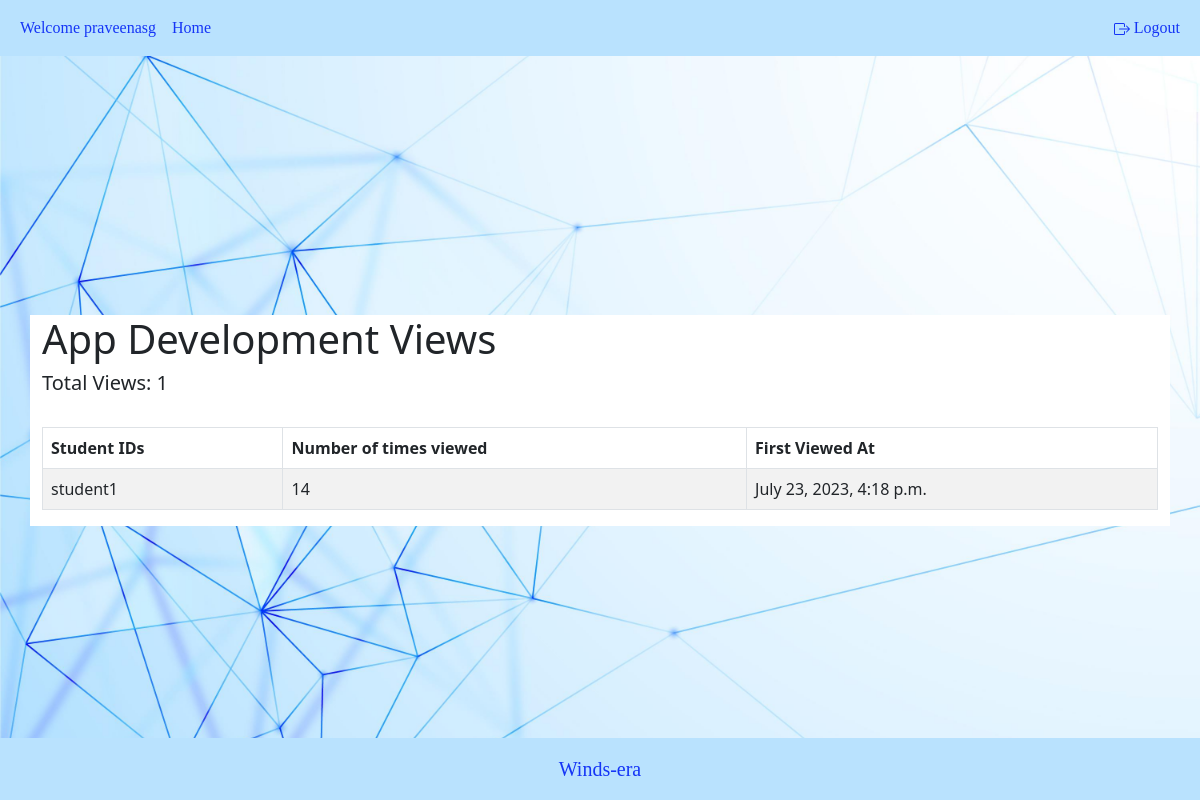
The app's page /content/course/App_Development/ (signed in), older data.
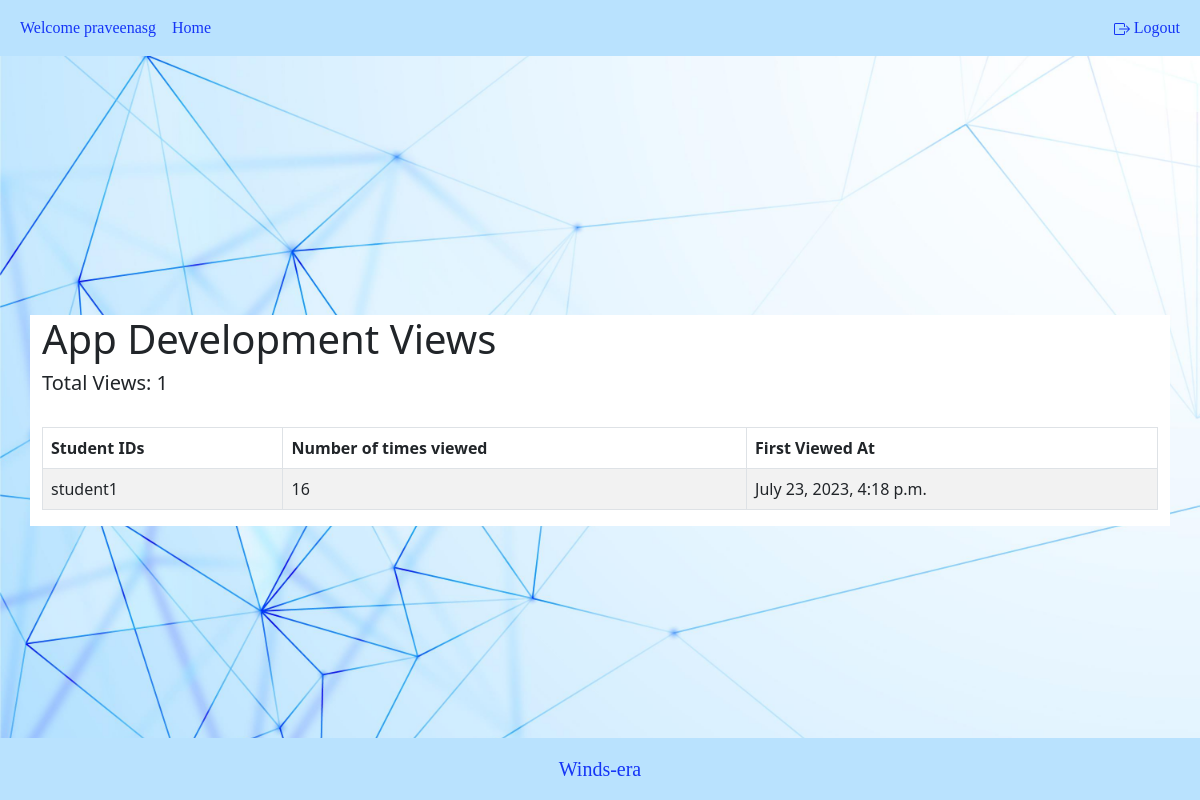
The same page, newer data.
### course/models.py (models this page shows, shortened)
class CourseView(models.Model):
    user = models.ForeignKey(User, on_delete=models.CASCADE)
    course = models.ForeignKey(Course, on_delete=models.CASCADE)
    view = models.IntegerField(default=1)
    viewed_at = models.DateTimeField(auto_now_add=True)

### user_account/models.py (models this page shows, shortened)
class User(AbstractBaseUser):
    username = models.CharField(max_length=20, unique=True)
    date_joined = models.DateTimeField(auto_now_add=True)
    last_login = models.DateTimeField(auto_now=True)
    is_admin = models.BooleanField(default=False)
    is_active = models.BooleanField(default=True)
    is_staff = models.BooleanField(default=False)
    is_superuser = models.BooleanField(default=False)
    user_choices = [
        ('STUDENT', 'Student'),
        ('MENTOR', 'Mentor'),
        ('ADMIN', 'Admin')
    ]
    plan_choices = [
        ('Basic', 'Basic'),
        ('Super', 'Super'),
        ('Pro', 'Pro')
    ]
    email = models.EmailField(max_length=60, unique=True)
    user_role = models.CharField(max_length=10, choices=user_choices)
    plan = models.CharField(max_length=10, choices=plan_choices, default='Basic')
    USERNAME_FIELD = 'username'
    REQUIRED_FIELDS = ['email', 'user_role']
    objects = UserManager()
    def __str__(self):
        return self.username

### website_content/views.py (the view)
# urls.py: path('course/<slug:slug>/', course_view, name='course_view'),
@login_required
def course_view(request, slug):
    course = get_object_or_404(Course, slug=slug)
    course_views = CourseView.objects.filter(course=course).count()
    detail = CourseView.objects.filter(course=course)
    return render(request, 'website_content/course_view.html', {'course': course, 'course_views': course_views, 'detail': detail})

### templates/website_content/course_view.html
{% extends "root.html" %} {% block content %}
<div class="container bg-white">
  <h1 class="mt-5">{{ course.title }} Views</h1>
  <h5>Total Views: {{ course_views }}</h5>
  <div class="table-responsive">
    <table class="table table-bordered table-striped mt-4">
      <thead>
        <tr>
          <th>Student IDs</th>
          <th>Number of times viewed</th>
          <th>First Viewed At</th>
        </tr>
      </thead>
      <tbody>
        {% for d in detail %}
        <tr>
          <td>{{ d.user }}</td>
          <td>{{ d.view }}</td>
          <td>{{ d.viewed_at }}</td>
        </tr>
        {% endfor %}
      </tbody>
    </table>
  </div>
</div>
{% endblock %}

Row changes from the older to the newer data that the page shows:
changed CourseView "student1": view "14" → "16"
